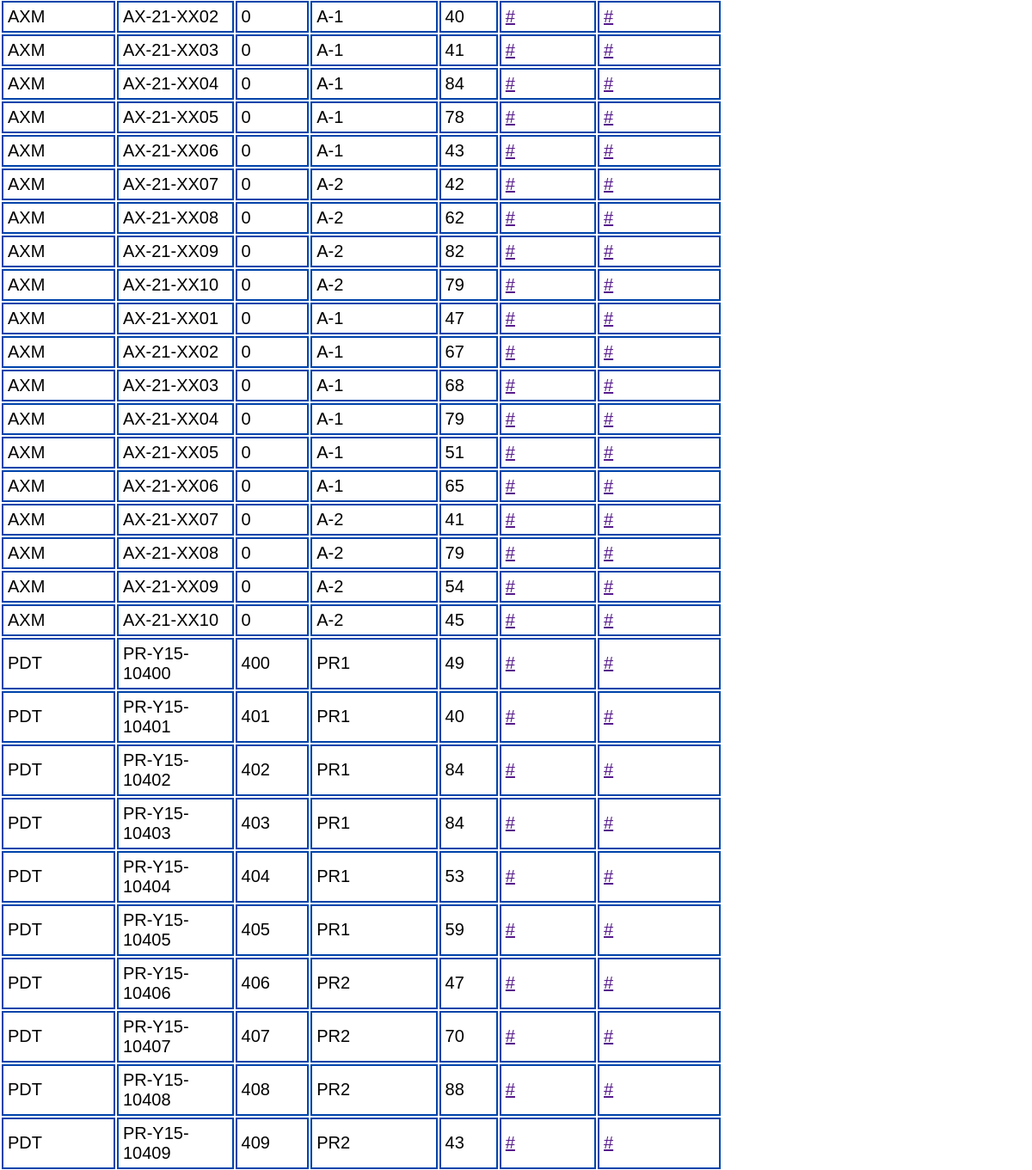
Before: /containers/ (middle part) with the older database file.
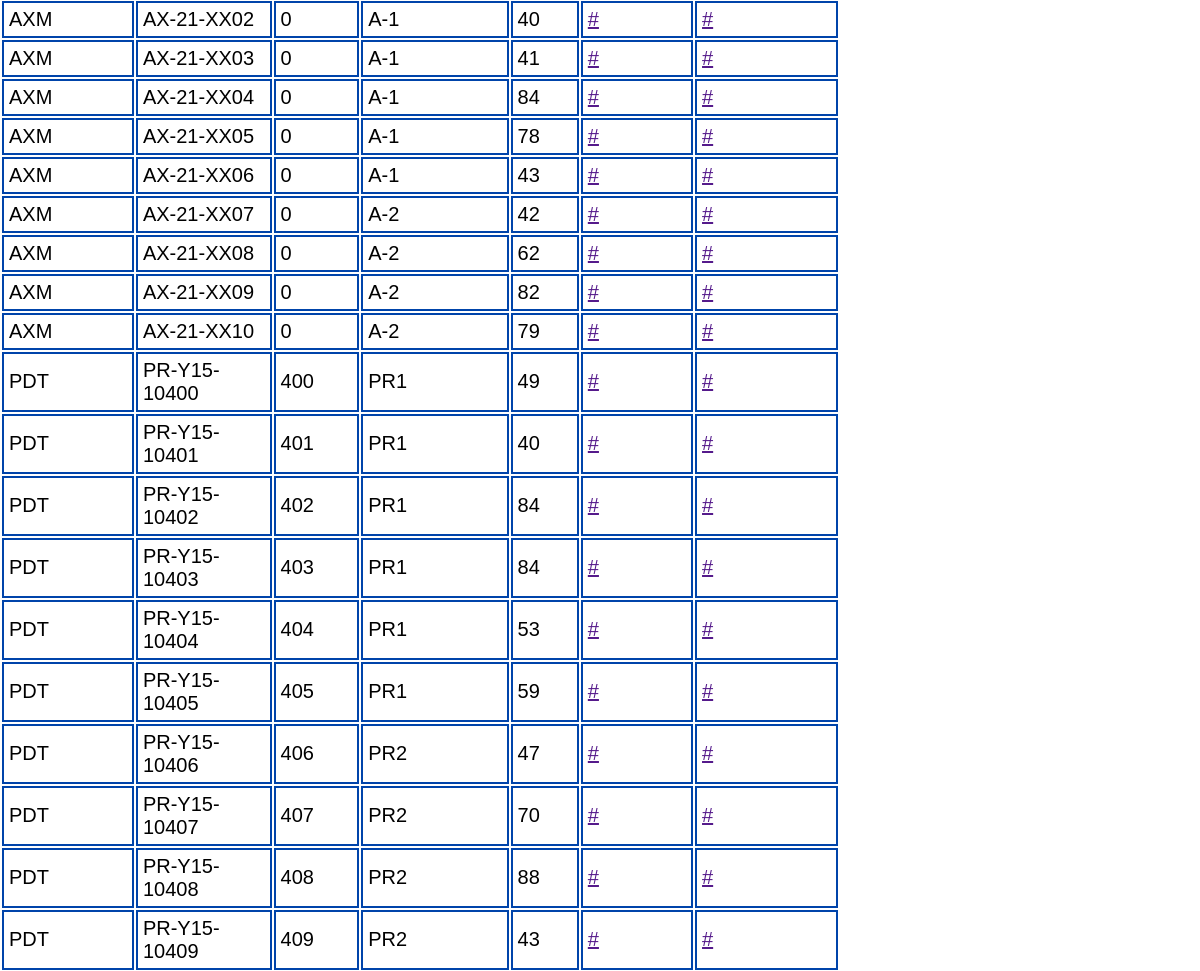
After: the same page with the newer database file.
### containers/models.py (models this page shows, shortened)
class Container(models.Model):
    company_code = models.CharField(max_length=3)
    unit_descriptor = models.CharField(max_length=15)
    unit_code = models.PositiveIntegerField()
    restrict_code = models.CharField(max_length=5)
    rating = models.PositiveIntegerField()
    bl_link = models.URLField()
    coc_link = models.URLField()

### pages/views.py (the view)
# urls.py: path("containers/", ContainerListView.as_view(), name="containers"),
class ContainerListView(ListView):
    model = Container
    template_name = 'containers.html'

### templates/containers.html (shortened to what this page needs)
{% extends 'base.html' %}
{% block content %}
<table style="width: 70%">
      {% for container in object_list %}
      <tr >
        <td scope="row">{{container.company_code }}</td>
        <td scope="row">{{ container.unit_descriptor }}</td>
        <td scope="row">{{ container.unit_code }}</td>
        <td scope="row">{{ container.restrict_code }}</td>
        <td scope="row">{{container.rating}}</td>
        <td scope="row"><a href="">{{ container.bl_link}}</a></td>
        <td scope="row"><a href="">{{container.coc_link}}</a></td>
      </tr>
      {% endfor %}
{% endblock content %}

### templates/base.html (shortened to what this page needs)
<!DOCTYPE html>
{% load static %}
<html lang="en">
<head>
    <link rel="stylesheet" href ="{% block css %}{% static 'css/base.css' %}{% endblock css %}">
</head>
<body>
  <main>
        {% block content %}
        {% endblock content %}
    </main>
</body>
</html>

### static/css/base.css (style rules this page uses)
:root { font-family: 'Gill Sans', 'Gill Sans MT', Calibri, 'Trebuchet MS', sans-serif; font-size: 20px; }
body { margin: 0px; }

Changed rows visible on the page:
removed Container: company_code "AXM", unit_descriptor "AX-21-XX01", unit_code "0", restrict_code "A-1", rating "47", bl_link "#", coc_link "#"
removed Container: company_code "AXM", unit_descriptor "AX-21-XX02", unit_code "0", restrict_code "A-1", rating "67", bl_link "#", coc_link "#"
removed Container: company_code "AXM", unit_descriptor "AX-21-XX03", unit_code "0", restrict_code "A-1", rating "68", bl_link "#", coc_link "#"
removed Container: company_code "AXM", unit_descriptor "AX-21-XX04", unit_code "0", restrict_code "A-1", rating "79", bl_link "#", coc_link "#"
removed Container: company_code "AXM", unit_descriptor "AX-21-XX05", unit_code "0", restrict_code "A-1", rating "51", bl_link "#", coc_link "#"
removed Container: company_code "AXM", unit_descriptor "AX-21-XX06", unit_code "0", restrict_code "A-1", rating "65", bl_link "#", coc_link "#"
removed Container: company_code "AXM", unit_descriptor "AX-21-XX07", unit_code "0", restrict_code "A-2", rating "41", bl_link "#", coc_link "#"
removed Container: company_code "AXM", unit_descriptor "AX-21-XX08", unit_code "0", restrict_code "A-2", rating "79", bl_link "#", coc_link "#"
removed Container: company_code "AXM", unit_descriptor "AX-21-XX09", unit_code "0", restrict_code "A-2", rating "54", bl_link "#", coc_link "#"
removed Container: company_code "AXM", unit_descriptor "AX-21-XX10", unit_code "0", restrict_code "A-2", rating "45", bl_link "#", coc_link "#"
